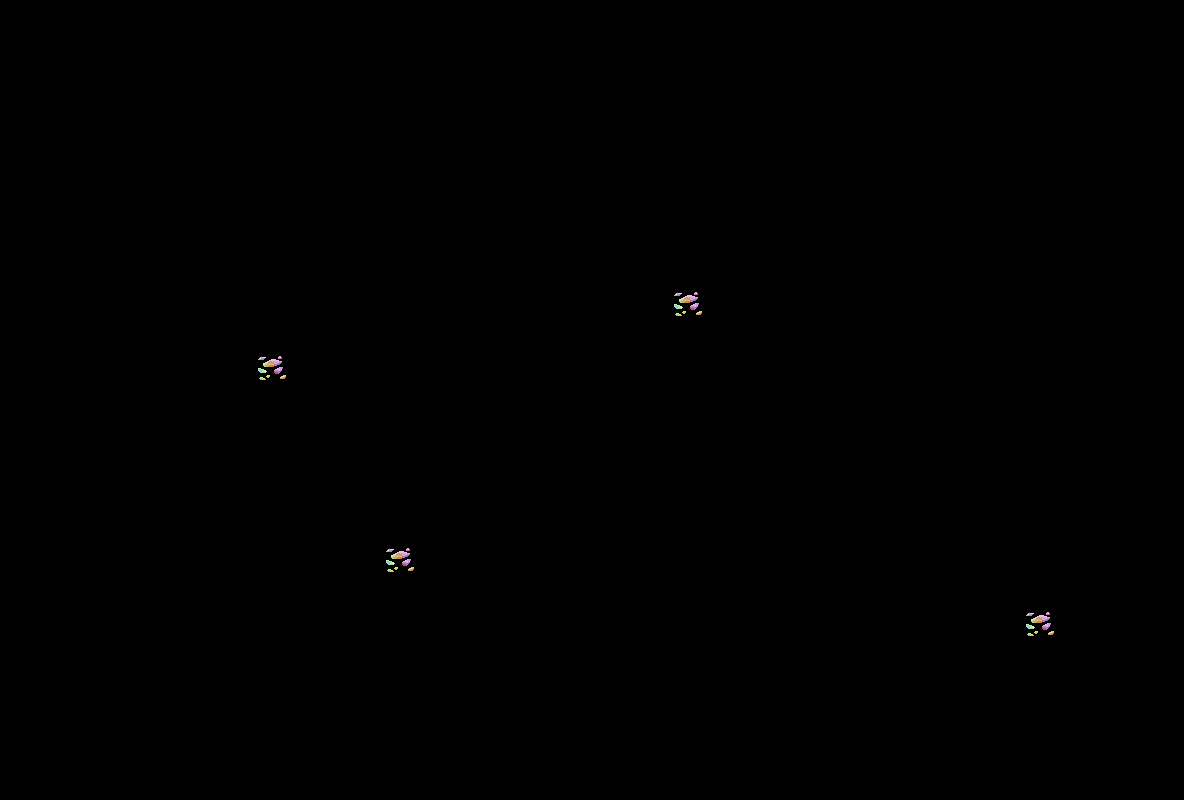

The image is a tile-based game level rendered from a .tmx file. Its description and complete source (layers, tilesets, objects, tile grids) follow:
An orthogonal 37x25 tile map with 32x32 px tiles, 1 tile layer (L) and 8 objects.

<map version="1.10" tiledversion="1.10.2" orientation="orthogonal" renderorder="right-down" width="37" height="25" tilewidth="32" tileheight="32" infinite="0" nextlayerid="3" nextobjectid="17">
 <tileset firstgid="1" source="./ores.tsx" />
 <objectgroup id="2" name="Object Layer 1">
  <object id="2" x="63.3525" y="29.9484" width="1053.95" height="736.04" />
  <object id="4" x="125.553" y="95.6046" width="929.553" height="607.032" />
  <object id="10" x="191.209" y="129.009" width="802.849" height="544.831" />
  <object id="11" x="255.714" y="161.261" width="674.992" height="481.479" />
  <object id="12" x="320.218" y="192.361" width="545.983" height="419.278" />
  <object id="13" x="381.267" y="223.461" width="421.582" height="355.926" />
  <object id="14" x="414.671" y="255.714" width="354.774" height="290.269" />
  <object id="15" x="1200.24" y="672.688" />
 </objectgroup>
 <layer id="1" name="L" width="37" height="25">
  <data encoding="csv">
0,0,0,0,0,0,0,0,0,0,0,0,0,0,0,0,0,0,0,0,0,0,0,0,0,0,0,0,0,0,0,0,0,0,0,0,0,
0,0,0,0,0,0,0,0,0,0,0,0,0,0,0,0,0,0,0,0,0,0,0,0,0,0,0,0,0,0,0,0,0,0,0,0,0,
0,0,0,0,0,0,0,0,0,0,0,0,0,0,0,0,0,0,0,0,0,0,0,0,0,0,0,0,0,0,0,0,0,0,0,0,0,
0,0,0,0,0,0,0,0,0,0,0,0,0,0,0,0,0,0,0,0,0,0,0,0,0,0,0,0,0,0,0,0,0,0,0,0,0,
0,0,0,0,0,0,0,0,0,0,0,0,0,0,0,0,0,0,0,0,0,0,0,0,0,0,0,0,0,0,0,0,0,0,0,0,0,
0,0,0,0,0,0,0,0,0,0,0,0,0,0,0,0,0,0,0,0,0,0,0,0,0,0,0,0,0,0,0,0,0,0,0,0,0,
0,0,0,0,0,0,0,0,0,0,0,0,0,0,0,0,0,0,0,0,0,0,0,0,0,0,0,0,0,0,0,0,0,0,0,0,0,
0,0,0,0,0,0,0,0,0,0,0,0,0,0,0,0,0,0,0,0,0,0,0,0,0,0,0,0,0,0,0,0,0,0,0,0,0,
0,0,0,0,0,0,0,0,0,0,0,0,0,0,0,0,0,0,0,0,0,0,0,0,0,0,0,0,0,0,0,0,0,0,0,0,0,
0,0,0,0,0,0,0,0,0,0,0,0,0,0,0,0,0,0,0,0,0,8,0,0,0,0,0,0,0,0,0,0,0,0,0,0,0,
0,0,0,0,0,0,0,0,0,0,0,0,0,0,0,0,0,0,0,0,0,0,0,0,0,0,0,0,0,0,0,0,0,0,0,0,0,
0,0,0,0,0,0,0,0,8,0,0,0,0,0,0,0,0,0,0,0,0,0,0,0,0,0,0,0,0,0,0,0,0,0,0,0,0,
0,0,0,0,0,0,0,0,0,0,0,0,0,0,0,0,0,0,0,0,0,0,0,0,0,0,0,0,0,0,0,0,0,0,0,0,0,
0,0,0,0,0,0,0,0,0,0,0,0,0,0,0,0,0,0,0,0,0,0,0,0,0,0,0,0,0,0,0,0,0,0,0,0,0,
0,0,0,0,0,0,0,0,0,0,0,0,0,0,0,0,0,0,0,0,0,0,0,0,0,0,0,0,0,0,0,0,0,0,0,0,0,
0,0,0,0,0,0,0,0,0,0,0,0,0,0,0,0,0,0,0,0,0,0,0,0,0,0,0,0,0,0,0,0,0,0,0,0,0,
0,0,0,0,0,0,0,0,0,0,0,0,0,0,0,0,0,0,0,0,0,0,0,0,0,0,0,0,0,0,0,0,0,0,0,0,0,
0,0,0,0,0,0,0,0,0,0,0,0,8,0,0,0,0,0,0,0,0,0,0,0,0,0,0,0,0,0,0,0,0,0,0,0,0,
0,0,0,0,0,0,0,0,0,0,0,0,0,0,0,0,0,0,0,0,0,0,0,0,0,0,0,0,0,0,0,0,0,0,0,0,0,
0,0,0,0,0,0,0,0,0,0,0,0,0,0,0,0,0,0,0,0,0,0,0,0,0,0,0,0,0,0,0,0,8,0,0,0,0,
0,0,0,0,0,0,0,0,0,0,0,0,0,0,0,0,0,0,0,0,0,0,0,0,0,0,0,0,0,0,0,0,0,0,0,0,0,
0,0,0,0,0,0,0,0,0,0,0,0,0,0,0,0,0,0,0,0,0,0,0,0,0,0,0,0,0,0,0,0,0,0,0,0,0,
0,0,0,0,0,0,0,0,0,0,0,0,0,0,0,0,0,0,0,0,0,0,0,0,0,0,0,0,0,0,0,0,0,0,0,0,0,
0,0,0,0,0,0,0,0,0,0,0,0,0,0,0,0,0,0,0,0,0,0,0,0,0,0,0,0,0,0,0,0,0,0,0,0,0,
0,0,0,0,0,0,0,0,0,0,0,0,0,0,0,0,0,0,0,0,0,0,0,0,0,0,0,0,0,0,0,0,0,0,0,0,0
</data>
 </layer>
</map>
